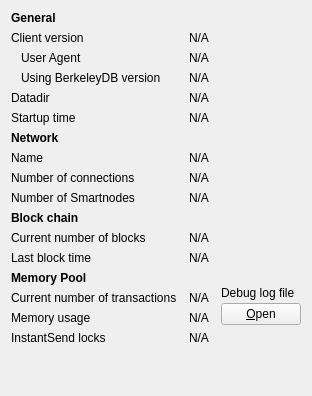
     <widget class="QWidget" name="tab_info">
      <attribute name="title">
       <string>&amp;Information</string>
      </attribute>
      <layout class="QGridLayout" name="gridLayout" columnstretch="0,1,0">
       <property name="horizontalSpacing">
        <number>12</number>
       </property>
       <item row="0" column="0">
        <widget class="QLabel" name="label_9">
         <property name="font">
          <font>
           <weight>75</weight>
           <bold>true</bold>
          </font>
         </property>
         <property name="text">
          <string>General</string>
         </property>
        </widget>
       </item>
       <item row="1" column="0">
        <widget class="QLabel" name="label_6">
         <property name="text">
          <string>Client version</string>
         </property>
        </widget>
       </item>
       <item row="1" column="1" colspan="2">
        <widget class="QLabel" name="clientVersion">
         <property name="cursor">
          <cursorShape>IBeamCursor</cursorShape>
         </property>
         <property name="text">
          <string>N/A</string>
         </property>
         <property name="textFormat">
          <enum>Qt::PlainText</enum>
         </property>
         <property name="textInteractionFlags">
          <set>Qt::LinksAccessibleByMouse|Qt::TextSelectableByKeyboard|Qt::TextSelectableByMouse</set>
         </property>
        </widget>
       </item>
       <item row="2" column="0">
        <widget class="QLabel" name="labelClientUserAgent">
         <property name="text">
          <string>User Agent</string>
         </property>
         <property name="indent">
          <number>10</number>
         </property>
        </widget>
       </item>
       <item row="2" column="1" colspan="2">
        <widget class="QLabel" name="clientUserAgent">
         <property name="cursor">
          <cursorShape>IBeamCursor</cursorShape>
         </property>
         <property name="text">
          <string>N/A</string>
         </property>
         <property name="textFormat">
          <enum>Qt::PlainText</enum>
         </property>
         <property name="textInteractionFlags">
          <set>Qt::LinksAccessibleByMouse|Qt::TextSelectableByKeyboard|Qt::TextSelectableByMouse</set>
         </property>
        </widget>
       </item>
       <item row="3" column="0">
        <widget class="QLabel" name="label_berkeleyDBVersion">
         <property name="text">
          <string>Using BerkeleyDB version</string>
         </property>
         <property name="indent">
          <number>10</number>
         </property>
        </widget>
       </item>
       <item row="3" column="1" colspan="2">
        <widget class="QLabel" name="berkeleyDBVersion">
         <property name="cursor">
          <cursorShape>IBeamCursor</cursorShape>
         </property>
         <property name="text">
          <string>N/A</string>
         </property>
         <property name="textFormat">
          <enum>Qt::PlainText</enum>
         </property>
         <property name="textInteractionFlags">
          <set>Qt::LinksAccessibleByMouse|Qt::TextSelectableByKeyboard|Qt::TextSelectableByMouse</set>
         </property>
        </widget>
       </item>
       <item row="4" column="0">
        <widget class="QLabel" name="label_12">
         <property name="text">
          <string>Datadir</string>
         </property>
        </widget>
       </item>
       <item row="4" column="1" colspan="2">
        <widget class="QLabel" name="dataDir">
         <property name="cursor">
          <cursorShape>IBeamCursor</cursorShape>
         </property>
         <property name="text">
          <string>N/A</string>
         </property>
         <property name="textFormat">
          <enum>Qt::PlainText</enum>
         </property>
         <property name="wordWrap">
          <bool>true</bool>
         </property>
         <property name="textInteractionFlags">
          <set>Qt::LinksAccessibleByMouse|Qt::TextSelectableByKeyboard|Qt::TextSelectableByMouse</set>
         </property>
        </widget>
       </item>
       <item row="5" column="0">
        <widget class="QLabel" name="label_13">
         <property name="text">
          <string>Startup time</string>
         </property>
        </widget>
       </item>
       <item row="5" column="1" colspan="2">
        <widget class="QLabel" name="startupTime">
         <property name="cursor">
          <cursorShape>IBeamCursor</cursorShape>
         </property>
         <property name="text">
          <string>N/A</string>
         </property>
         <property name="textFormat">
          <enum>Qt::PlainText</enum>
         </property>
         <property name="textInteractionFlags">
          <set>Qt::LinksAccessibleByMouse|Qt::TextSelectableByKeyboard|Qt::TextSelectableByMouse</set>
         </property>
        </widget>
       </item>
       <item row="6" column="0">
           <widget class="QLabel" name="labelNetwork">
               <property name="font">
                   <font>
                       <weight>75</weight>
                       <bold>true</bold>
                   </font>
               </property>
               <property name="text">
                   <string>Network</string>
               </property>
           </widget>
       </item>
       <item row="7" column="0">
        <widget class="QLabel" name="label_8">
         <property name="text">
          <string>Name</string>
         </property>
        </widget>
       </item>
       <item row="7" column="1" colspan="2">
        <widget class="QLabel" name="networkName">
         <property name="cursor">
          <cursorShape>IBeamCursor</cursorShape>
         </property>
         <property name="text">
          <string>N/A</string>
         </property>
         <property name="textFormat">
          <enum>Qt::PlainText</enum>
         </property>
         <property name="textInteractionFlags">
          <set>Qt::LinksAccessibleByMouse|Qt::TextSelectableByKeyboard|Qt::TextSelectableByMouse</set>
         </property>
        </widget>
       </item>
       <item row="8" column="0">
        <widget class="QLabel" name="label_7">
         <property name="text">
          <string>Number of connections</string>
         </property>
        </widget>
       </item>
       <item row="8" column="1" colspan="2">
        <widget class="QLabel" name="numberOfConnections">
         <property name="cursor">
          <cursorShape>IBeamCursor</cursorShape>
         </property>
         <property name="text">
          <string>N/A</string>
         </property>
         <property name="textFormat">
          <enum>Qt::PlainText</enum>
         </property>
         <property name="textInteractionFlags">
          <set>Qt::LinksAccessibleByMouse|Qt::TextSelectableByKeyboard|Qt::TextSelectableByMouse</set>
         </property>
        </widget>
       </item>
       <item row="9" column="0">
        <widget class="QLabel" name="smartnodeCountLabel">
         <property name="text">
          <string>Number of Smartnodes</string>
         </property>
        </widget>
       </item>
       <item row="9" column="1">
        <widget class="QLabel" name="smartnodeCount">
         <property name="cursor">
          <cursorShape>IBeamCursor</cursorShape>
         </property>
         <property name="text">
          <string>N/A</string>
         </property>
         <property name="textFormat">
          <enum>Qt::PlainText</enum>
         </property>
         <property name="textInteractionFlags">
          <set>Qt::LinksAccessibleByMouse|Qt::TextSelectableByKeyboard|Qt::TextSelectableByMouse</set>
         </property>
        </widget>
       </item>
       <item row="10" column="0">
        <widget class="QLabel" name="label_10">
         <property name="font">
          <font>
           <weight>75</weight>
           <bold>true</bold>
          </font>
         </property>
         <property name="text">
          <string>Block chain</string>
         </property>
        </widget>
       </item>
       <item row="11" column="0">
        <widget class="QLabel" name="label_3">
         <property name="text">
          <string>Current number of blocks</string>
         </property>
        </widget>
       </item>
       <item row="11" column="1" colspan="2">
        <widget class="QLabel" name="numberOfBlocks">
         <property name="cursor">
          <cursorShape>IBeamCursor</cursorShape>
         </property>
         <property name="text">
          <string>N/A</string>
         </property>
         <property name="textFormat">
          <enum>Qt::PlainText</enum>
         </property>
         <property name="textInteractionFlags">
          <set>Qt::LinksAccessibleByMouse|Qt::TextSelectableByKeyboard|Qt::TextSelectableByMouse</set>
         </property>
        </widget>
       </item>
       <item row="12" column="0">
        <widget class="QLabel" name="labelLastBlockTime">
         <property name="text">
          <string>Last block time</string>
         </property>
        </widget>
       </item>
       <item row="12" column="1" colspan="2">
        <widget class="QLabel" name="lastBlockTime">
         <property name="cursor">
          <cursorShape>IBeamCursor</cursorShape>
         </property>
         <property name="text">
          <string>N/A</string>
         </property>
         <property name="textFormat">
          <enum>Qt::PlainText</enum>
         </property>
         <property name="textInteractionFlags">
          <set>Qt::LinksAccessibleByMouse|Qt::TextSelectableByKeyboard|Qt::TextSelectableByMouse</set>
         </property>
        </widget>
       </item>
       <item row="13" column="0">
        <widget class="QLabel" name="labelMempoolTitle">
         <property name="font">
          <font>
           <weight>75</weight>
           <bold>true</bold>
          </font>
         </property>
         <property name="text">
          <string>Memory Pool</string>
         </property>
        </widget>
       </item>
       <item row="14" column="0">
        <widget class="QLabel" name="labelNumberOfTransactions">
         <property name="text">
          <string>Current number of transactions</string>
         </property>
        </widget>
       </item>
       <item row="14" column="1">
        <widget class="QLabel" name="mempoolNumberTxs">
         <property name="cursor">
          <cursorShape>IBeamCursor</cursorShape>
         </property>
         <property name="text">
          <string>N/A</string>
         </property>
         <property name="textFormat">
          <enum>Qt::PlainText</enum>
         </property>
         <property name="textInteractionFlags">
          <set>Qt::LinksAccessibleByMouse|Qt::TextSelectableByKeyboard|Qt::TextSelectableByMouse</set>
         </property>
        </widget>
       </item>
       <item row="15" column="0">
        <widget class="QLabel" name="labelMemoryUsage">
         <property name="text">
          <string>Memory usage</string>
         </property>
        </widget>
       </item>
       <item row="15" column="1">
        <widget class="QLabel" name="mempoolSize">
         <property name="cursor">
          <cursorShape>IBeamCursor</cursorShape>
         </property>
         <property name="text">
          <string>N/A</string>
         </property>
         <property name="textFormat">
          <enum>Qt::PlainText</enum>
         </property>
         <property name="textInteractionFlags">
          <set>Qt::LinksAccessibleByMouse|Qt::TextSelectableByKeyboard|Qt::TextSelectableByMouse</set>
         </property>
        </widget>
       </item>
       <item row="13" column="2" rowspan="3">
        <layout class="QVBoxLayout" name="verticalLayoutDebugButton">
         <property name="spacing">
          <number>3</number>
         </property>
         <item>
          <spacer name="verticalSpacer_2">
           <property name="orientation">
            <enum>Qt::Vertical</enum>
           </property>
           <property name="sizeHint" stdset="0">
            <size>
             <width>10</width>
             <height>5</height>
            </size>
           </property>
          </spacer>
         </item>
         <item>
          <widget class="QLabel" name="labelDebugLogfile">
           <property name="text">
            <string>Debug log file</string>
           </property>
          </widget>
         </item>
         <item>
          <widget class="QPushButton" name="openDebugLogfileButton">
           <property name="toolTip">
            <string>Open the %1 debug log file from the current data directory. This can take a few seconds for large log files.</string>
           </property>
           <property name="text">
            <string>&amp;Open</string>
           </property>
           <property name="autoDefault">
            <bool>false</bool>
           </property>
          </widget>
         </item>
        </layout>
       </item>
       <item row="17" column="0">
        <spacer name="verticalSpacer">
         <property name="orientation">
          <enum>Qt::Vertical</enum>
         </property>
         <property name="sizeHint" stdset="0">
          <size>
           <width>20</width>
           <height>40</height>
          </size>
         </property>
        </spacer>
       </item>
       <item row="16" column="0">
        <widget class="QLabel" name="labelInstantSendLockCount">
         <property name="text">
          <string>InstantSend locks</string>
         </property>
        </widget>
       </item>
       <item row="16" column="1">
        <widget class="QLabel" name="instantSendLockCount">
         <property name="cursor">
          <cursorShape>IBeamCursor</cursorShape>
         </property>
         <property name="text">
          <string>N/A</string>
         </property>
         <property name="textFormat">
          <enum>Qt::PlainText</enum>
         </property>
         <property name="textInteractionFlags">
          <set>Qt::LinksAccessibleByMouse|Qt::TextSelectableByKeyboard|Qt::TextSelectableByMouse</set>
         </property>
        </widget>
       </item>
      </layout>
     </widget>
